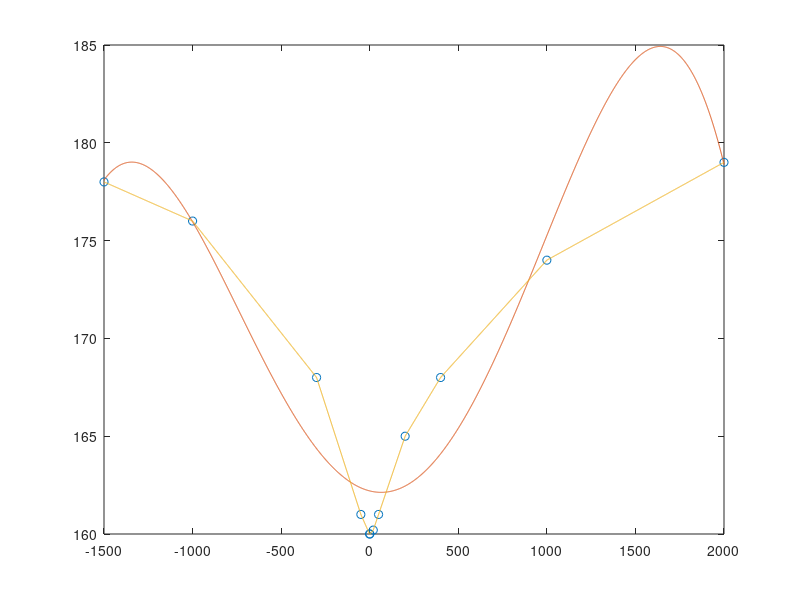

Write MATLAB code to recreate this figure.
function part2
    T = [-1500, -1000, -300, -50, -1, 1, 20, 50, 200, 400, 1000, 2000];
    H = [178, 176, 168, 161, 160, 160, 160.2, 161, 165, 168, 174, 179];

    pi = 1:1:5;
    approxE = zeros(length(pi), 1);

    for i=1:length(pi)
        approxE(i) = approxError(T, H, pi(i));
    end

    p = find(approxE==min(approxE));
    ti = -1500:1:2000;
    approxY = zeros(length(ti), 1);
    splineY = zeros(length(ti), 1);

    for j=1:length(ti)
        approxY(j) = approx(T, H, p, ti(j));
        splineY(j) = spline(T, H, ti(j));
    end

    plot(T, H, 'o', ti, approxY, ti, splineY);
end

function a = approx(xp, yp, p, x)
    rows = length(xp);

    M = ones(rows, p + 1);
    Y = transpose(yp);

    for i=1:rows
        for j=1:p
            M(i, j+1) = xp(i)^j;
        end
    end
    iy = (transpose(M)*M) \ (transpose(M)*Y);
    a = poly(xp, yp, iy, x);
end

function y = poly(xp, yp, iy, ix)
    if ix < xp(1)
        y = yp(1);
        return;
    end
    if ix > xp(end)
        y = yp(end);
        return;
    end
    y = 0;
    for i=1:length(iy)
        y = y + iy(i) * ix^(i -1);
    end
end

function e = approxError(xp, yp, p)
    n = length(xp);
    sum = 0;
    for i=1:length(n)
        sum = sum + (yp(i) - approx(xp, yp, p, xp(i)))^2;
    end
    e = sqrt(sum/(n+1));
end

function y = spline(xp, yp, x)
    if x < xp(1)
        y = yp(1);
        return;
    end
    if x > xp(end)
        y = yp(end);
        return;
    end
    for i=1:length(xp)-1
        if x >= xp(i) && x <= xp(i+1)
            break;
        end
    end
     A = [1 xp(i)
          1 xp(i+1)
        ];
     B = [yp(i)
          yp(i+1)
        ];
     a = A\B;
     y = a(1) + a(2) * x;
end

